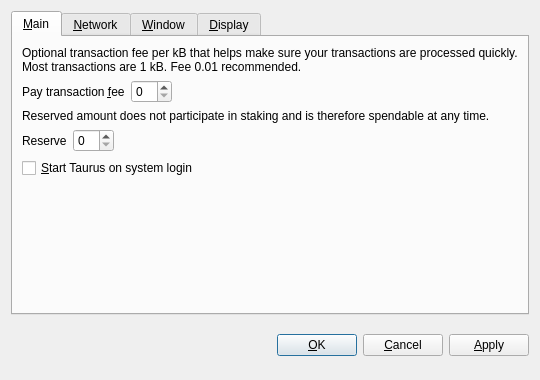
<?xml version="1.0" encoding="UTF-8"?>
<ui version="4.0">
 <class>OptionsDialog</class>
 <widget class="QDialog" name="OptionsDialog">
  <property name="geometry">
   <rect>
    <x>0</x>
    <y>0</y>
    <width>540</width>
    <height>380</height>
   </rect>
  </property>
  <property name="windowTitle">
   <string>Options</string>
  </property>
  <property name="modal">
   <bool>true</bool>
  </property>
  <layout class="QVBoxLayout" name="verticalLayout">
   <item>
    <widget class="QTabWidget" name="tabWidget">
     <property name="tabPosition">
      <enum>QTabWidget::North</enum>
     </property>
     <property name="currentIndex">
      <number>0</number>
     </property>
     <widget class="QWidget" name="tabMain">
      <attribute name="title">
       <string>&amp;Main</string>
      </attribute>
      <layout class="QVBoxLayout" name="verticalLayout_Main">
       <item>
        <widget class="QLabel" name="transactionFeeInfoLabel">
         <property name="text">
          <string>Optional transaction fee per kB that helps make sure your transactions are processed quickly. Most transactions are 1 kB. Fee 0.01 recommended.</string>
         </property>
         <property name="textFormat">
          <enum>Qt::PlainText</enum>
         </property>
         <property name="wordWrap">
          <bool>true</bool>
         </property>
        </widget>
       </item>
       <item>
        <layout class="QHBoxLayout" name="horizontalLayoutFee">
         <item>
          <widget class="QLabel" name="transactionFeeLabel">
           <property name="text">
            <string>Pay transaction &amp;fee</string>
           </property>
           <property name="textFormat">
            <enum>Qt::PlainText</enum>
           </property>
           <property name="buddy">
            <cstring>transactionFee</cstring>
           </property>
          </widget>
         </item>
         <item>
          <widget class="BitcoinAmountField" name="transactionFee"/>
         </item>
         <item>
          <spacer name="horizontalSpacerFee">
           <property name="orientation">
            <enum>Qt::Horizontal</enum>
           </property>
           <property name="sizeHint" stdset="0">
            <size>
             <width>40</width>
             <height>20</height>
            </size>
           </property>
          </spacer>
         </item>
        </layout>
       </item>
       <item>
        <widget class="QLabel" name="reserveBalanceInfoLabel">
         <property name="text">
          <string>Reserved amount does not participate in staking and is therefore spendable at any time.</string>
         </property>
         <property name="textFormat">
          <enum>Qt::PlainText</enum>
         </property>
         <property name="wordWrap">
          <bool>true</bool>
         </property>
        </widget>
       </item>
       <item>
        <layout class="QHBoxLayout" name="horizontalLayoutReserveBalance">
         <item>
          <widget class="QLabel" name="reserveBalanceLabel">
           <property name="text">
            <string>Reserve</string>
           </property>
           <property name="textFormat">
            <enum>Qt::PlainText</enum>
           </property>
           <property name="buddy">
            <cstring>reserveBalance</cstring>
           </property>
          </widget>
         </item>
         <item>
          <widget class="BitcoinAmountField" name="reserveBalance"/>
         </item>
         <item>
          <spacer name="horizontalSpacerReserveBalance">
           <property name="orientation">
            <enum>Qt::Horizontal</enum>
           </property>
           <property name="sizeHint" stdset="0">
            <size>
             <width>40</width>
             <height>20</height>
            </size>
           </property>
          </spacer>
         </item>
        </layout>
       </item>
       <item>
        <widget class="QCheckBox" name="bitcoinAtStartup">
         <property name="toolTip">
          <string>Automatically start Taurus after logging in to the system.</string>
         </property>
         <property name="text">
          <string>&amp;Start Taurus on system login</string>
         </property>
        </widget>
       </item>
       <item>
        <spacer name="verticalSpacer_Main">
         <property name="orientation">
          <enum>Qt::Vertical</enum>
         </property>
         <property name="sizeHint" stdset="0">
          <size>
           <width>20</width>
           <height>40</height>
          </size>
         </property>
        </spacer>
       </item>
      </layout>
     </widget>
     <widget class="QWidget" name="tabNetwork">
      <attribute name="title">
       <string>&amp;Network</string>
      </attribute>
      <layout class="QVBoxLayout" name="verticalLayout_Network">
       <item>
        <widget class="QCheckBox" name="mapPortUpnp">
         <property name="toolTip">
          <string>Automatically open the Taurus client port on the router. This only works when your router supports UPnP and it is enabled.</string>
         </property>
         <property name="text">
          <string>Map port using &amp;UPnP</string>
         </property>
        </widget>
       </item>
       <item>
        <widget class="QCheckBox" name="connectSocks">
         <property name="toolTip">
          <string>Connect to the Taurus network through a SOCKS5 proxy (e.g. when connecting through Tor).</string>
         </property>
         <property name="text">
          <string>&amp;Connect through SOCKS5 proxy:</string>
         </property>
        </widget>
       </item>
       <item>
        <layout class="QHBoxLayout" name="horizontalLayout_Network">
         <item>
          <widget class="QLabel" name="proxyIpLabel">
           <property name="text">
            <string>Proxy &amp;IP:</string>
           </property>
           <property name="textFormat">
            <enum>Qt::PlainText</enum>
           </property>
           <property name="buddy">
            <cstring>proxyIp</cstring>
           </property>
          </widget>
         </item>
         <item>
          <widget class="QValidatedLineEdit" name="proxyIp">
           <property name="maximumSize">
            <size>
             <width>140</width>
             <height>16777215</height>
            </size>
           </property>
           <property name="toolTip">
            <string>IP address of the proxy (e.g. 127.0.0.1)</string>
           </property>
          </widget>
         </item>
         <item>
          <widget class="QLabel" name="proxyPortLabel">
           <property name="text">
            <string>&amp;Port:</string>
           </property>
           <property name="textFormat">
            <enum>Qt::PlainText</enum>
           </property>
           <property name="buddy">
            <cstring>proxyPort</cstring>
           </property>
          </widget>
         </item>
         <item>
          <widget class="QLineEdit" name="proxyPort">
           <property name="maximumSize">
            <size>
             <width>55</width>
             <height>16777215</height>
            </size>
           </property>
           <property name="toolTip">
            <string>Port of the proxy (e.g. 9050)</string>
           </property>
          </widget>
         </item>
         <item>
          <spacer name="horizontalSpacer_Network">
           <property name="orientation">
            <enum>Qt::Horizontal</enum>
           </property>
           <property name="sizeHint" stdset="0">
            <size>
             <width>40</width>
             <height>20</height>
            </size>
           </property>
          </spacer>
         </item>
        </layout>
       </item>
       <item>
        <spacer name="verticalSpacer_Network">
         <property name="orientation">
          <enum>Qt::Vertical</enum>
         </property>
         <property name="sizeHint" stdset="0">
          <size>
           <width>20</width>
           <height>40</height>
          </size>
         </property>
        </spacer>
       </item>
      </layout>
     </widget>
     <widget class="QWidget" name="tabWindow">
      <attribute name="title">
       <string>&amp;Window</string>
      </attribute>
      <layout class="QVBoxLayout" name="verticalLayout_Window">
       <item>
        <widget class="QCheckBox" name="minimizeToTray">
         <property name="toolTip">
          <string>Show only a tray icon after minimizing the window.</string>
         </property>
         <property name="text">
          <string>&amp;Minimize to the tray instead of the taskbar</string>
         </property>
        </widget>
       </item>
       <item>
        <widget class="QCheckBox" name="minimizeOnClose">
         <property name="toolTip">
          <string>Minimize instead of exit the application when the window is closed. When this option is enabled, the application will be closed only after selecting Quit in the menu.</string>
         </property>
         <property name="text">
          <string>M&amp;inimize on close</string>
         </property>
        </widget>
       </item>
       <item>
        <spacer name="verticalSpacer_Window">
         <property name="orientation">
          <enum>Qt::Vertical</enum>
         </property>
         <property name="sizeHint" stdset="0">
          <size>
           <width>20</width>
           <height>40</height>
          </size>
         </property>
        </spacer>
       </item>
      </layout>
     </widget>
     <widget class="QWidget" name="tabDisplay">
      <attribute name="title">
       <string>&amp;Display</string>
      </attribute>
      <layout class="QVBoxLayout" name="verticalLayout_Display">
       <item>
        <layout class="QHBoxLayout" name="horizontalLayout_1_Display">
         <item>
          <widget class="QLabel" name="langLabel">
           <property name="text">
            <string>User Interface &amp;language:</string>
           </property>
           <property name="textFormat">
            <enum>Qt::PlainText</enum>
           </property>
           <property name="buddy">
            <cstring>lang</cstring>
           </property>
          </widget>
         </item>
         <item>
          <widget class="QValueComboBox" name="lang">
           <property name="toolTip">
            <string>The user interface language can be set here. This setting will take effect after restarting Taurus.</string>
           </property>
          </widget>
         </item>
        </layout>
       </item>
       <item>
        <layout class="QHBoxLayout" name="horizontalLayout_2_Display">
         <item>
          <widget class="QLabel" name="unitLabel">
           <property name="text">
            <string>&amp;Unit to show amounts in:</string>
           </property>
           <property name="textFormat">
            <enum>Qt::PlainText</enum>
           </property>
           <property name="buddy">
            <cstring>unit</cstring>
           </property>
          </widget>
         </item>
         <item>
          <widget class="QValueComboBox" name="unit">
           <property name="toolTip">
            <string>Choose the default subdivision unit to show in the interface and when sending coins.</string>
           </property>
          </widget>
         </item>
        </layout>
       </item>
       <item>
        <widget class="QCheckBox" name="coinControlFeatures">
         <property name="toolTip">
          <string>Whether to show coin control features or not.</string>
         </property>
         <property name="text">
          <string>Display coin &amp;control features (experts only!)</string>
         </property>
        </widget>
       </item>
       <item>
        <widget class="QCheckBox" name="minimizeCoinAge">
         <property name="toolTip">
          <string>Whether to select the coin outputs randomly or with minimal coin age.</string>
         </property>
         <property name="text">
          <string>Minimize weight consumption (experimental)</string>
         </property>
        </widget>
       </item>
       <item>
        <widget class="QCheckBox" name="useBlackTheme">
         <property name="text">
          <string>Use black visual theme (requires restart)</string>
         </property>
        </widget>
       </item>
       <item>
        <spacer name="verticalSpacer_Display">
         <property name="orientation">
          <enum>Qt::Vertical</enum>
         </property>
         <property name="sizeHint" stdset="0">
          <size>
           <width>20</width>
           <height>40</height>
          </size>
         </property>
        </spacer>
       </item>
      </layout>
     </widget>
    </widget>
   </item>
   <item>
    <layout class="QHBoxLayout" name="horizontalLayout_Buttons">
     <item>
      <spacer name="horizontalSpacer_1">
       <property name="orientation">
        <enum>Qt::Horizontal</enum>
       </property>
       <property name="sizeHint" stdset="0">
        <size>
         <width>40</width>
         <height>48</height>
        </size>
       </property>
      </spacer>
     </item>
     <item>
      <widget class="QLabel" name="statusLabel">
       <property name="font">
        <font>
         <weight>75</weight>
         <bold>true</bold>
        </font>
       </property>
       <property name="text">
        <string/>
       </property>
       <property name="textFormat">
        <enum>Qt::PlainText</enum>
       </property>
       <property name="wordWrap">
        <bool>true</bool>
       </property>
      </widget>
     </item>
     <item>
      <spacer name="horizontalSpacer_2">
       <property name="orientation">
        <enum>Qt::Horizontal</enum>
       </property>
       <property name="sizeHint" stdset="0">
        <size>
         <width>40</width>
         <height>48</height>
        </size>
       </property>
      </spacer>
     </item>
     <item>
      <widget class="QPushButton" name="okButton">
       <property name="text">
        <string>&amp;OK</string>
       </property>
      </widget>
     </item>
     <item>
      <widget class="QPushButton" name="cancelButton">
       <property name="text">
        <string>&amp;Cancel</string>
       </property>
       <property name="autoDefault">
        <bool>false</bool>
       </property>
      </widget>
     </item>
     <item>
      <widget class="QPushButton" name="applyButton">
       <property name="text">
        <string>&amp;Apply</string>
       </property>
       <property name="autoDefault">
        <bool>false</bool>
       </property>
      </widget>
     </item>
    </layout>
   </item>
  </layout>
 </widget>
 <customwidgets>
  <customwidget>
   <class>BitcoinAmountField</class>
   <extends>QSpinBox</extends>
   <header>bitcoinamountfield.h</header>
  </customwidget>
  <customwidget>
   <class>QValueComboBox</class>
   <extends>QComboBox</extends>
   <header>qvaluecombobox.h</header>
  </customwidget>
  <customwidget>
   <class>QValidatedLineEdit</class>
   <extends>QLineEdit</extends>
   <header>qvalidatedlineedit.h</header>
  </customwidget>
 </customwidgets>
 <resources/>
 <connections/>
</ui>
